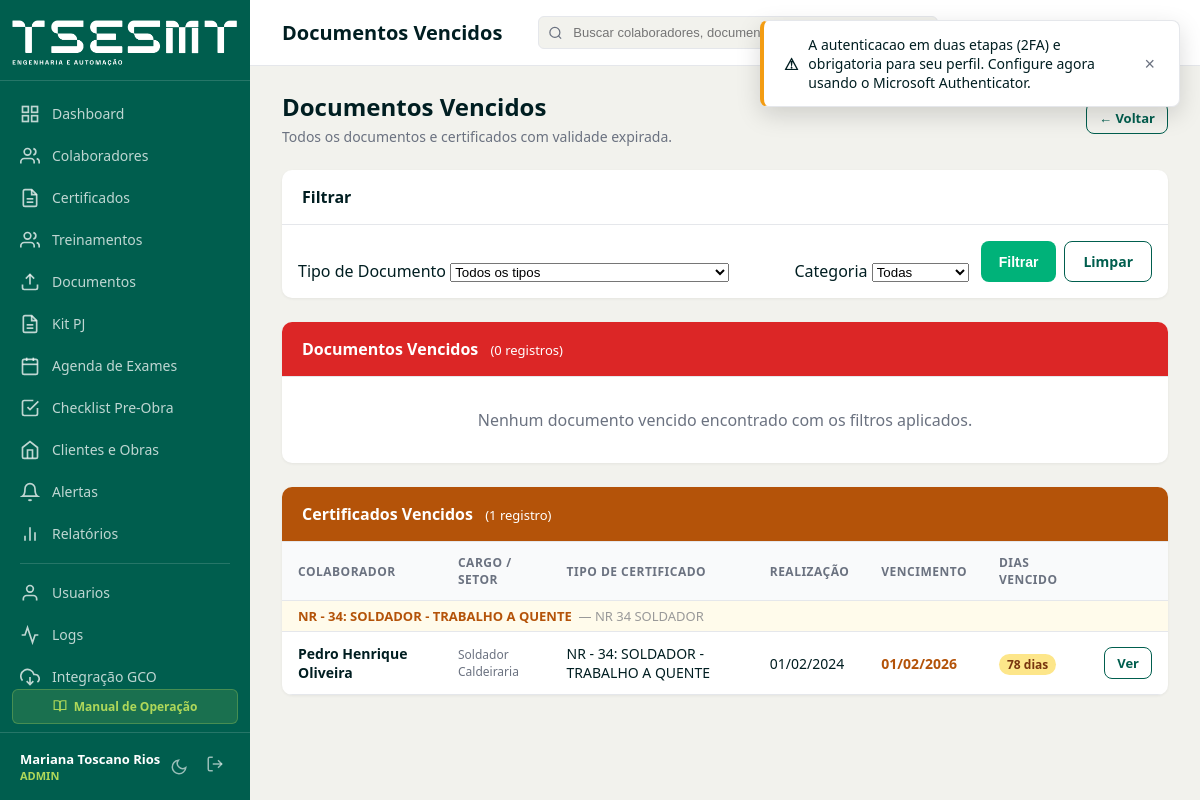
The page /relatorios/vencidos (signed in) on the database its author committed.
### tables this page shows
CREATE TABLE IF NOT EXISTS certificados (
    id INT AUTO_INCREMENT PRIMARY KEY,
    colaborador_id INT NOT NULL,
    tipo_certificado_id INT NOT NULL,
    data_realizacao DATE NOT NULL,
    data_emissao DATE NOT NULL,
    data_validade DATE NOT NULL,
    status ENUM('vigente','vencido','proximo_vencimento') NOT NULL DEFAULT 'vigente',
    criado_por INT NULL,
    criado_em DATETIME NOT NULL DEFAULT CURRENT_TIMESTAMP,
    atualizado_em DATETIME NOT NULL DEFAULT CURRENT_TIMESTAMP ON UPDATE CURRENT_TIMESTAMP,
     
    ministrante_id INT NULL,
     
    treinamento_id INT NULL,
     
    arquivo_assinado VARCHAR(500) NULL,
    assinado_em DATETIME NULL,
     
    excluido_em DATETIME NULL,
    FOREIGN KEY (colaborador_id) REFERENCES colaboradores(id) ON DELETE CASCADE,
    FOREIGN KEY (tipo_certificado_id) REFERENCES tipos_certificado(id) ON DELETE RESTRICT,
    FOREIGN KEY (criado_por) REFERENCES usuarios(id) ON DELETE SET NULL,
    INDEX idx_colaborador (colaborador_id),
    INDEX idx_tipo (tipo_certificado_id),
    INDEX idx_validade (data_validade),
    INDEX idx_status (status),
    INDEX idx_excluido_em (excluido_em)
);

CREATE TABLE IF NOT EXISTS tipos_certificado (
    id INT AUTO_INCREMENT PRIMARY KEY,
    codigo VARCHAR(50) NOT NULL UNIQUE,
    titulo VARCHAR(500) NOT NULL,
    duracao VARCHAR(20) NOT NULL DEFAULT '8h',
    validade_meses INT NOT NULL DEFAULT 12,
    tem_anuencia TINYINT(1) NOT NULL DEFAULT 0,
    tem_diego TINYINT(1) NOT NULL DEFAULT 0,
    conteudo_no_verso TINYINT(1) NOT NULL DEFAULT 0,
    conteudo_programatico TEXT NULL,
    ativo TINYINT(1) NOT NULL DEFAULT 1,
    criado_em DATETIME NOT NULL DEFAULT CURRENT_TIMESTAMP,
    atualizado_em DATETIME NOT NULL DEFAULT CURRENT_TIMESTAMP ON UPDATE CURRENT_TIMESTAMP,
    INDEX idx_codigo (codigo)
);

CREATE TABLE IF NOT EXISTS colaboradores (
    id INT AUTO_INCREMENT PRIMARY KEY,
    nome_completo VARCHAR(200) NOT NULL,
    cpf_encrypted VARCHAR(255) NULL,
    cpf_hash VARCHAR(64) NULL UNIQUE,
    data_nascimento DATE NULL,
    telefone VARCHAR(20) NULL,
    email VARCHAR(150) NULL,
    matricula VARCHAR(50) NULL,
    cargo VARCHAR(100) NULL,
    funcao VARCHAR(100) NULL,
    setor VARCHAR(100) NULL,
    cliente_id INT NULL,
    obra_id INT NULL,
    data_admissao DATE NULL,
    data_demissao DATE NULL,
    status ENUM('ativo','inativo','afastado') NOT NULL DEFAULT 'ativo',
    unidade VARCHAR(100) NULL,
     
    excluido_em DATETIME NULL,
    criado_em DATETIME NOT NULL DEFAULT CURRENT_TIMESTAMP,
    atualizado_em DATETIME NOT NULL DEFAULT CURRENT_TIMESTAMP ON UPDATE CURRENT_TIMESTAMP,
    FOREIGN KEY (cliente_id) REFERENCES clientes(id) ON DELETE SET NULL,
    FOREIGN KEY (obra_id) REFERENCES obras(id) ON DELETE SET NULL,
    INDEX idx_nome (nome_completo),
    INDEX idx_status (status),
    INDEX idx_cliente (cliente_id),
    INDEX idx_obra (obra_id),
    INDEX idx_cpf_hash (cpf_hash),
    INDEX idx_excluido_em (excluido_em)
);

### app/Views/relatorios/vencidos.php (the view, shortened to what the rows shown need)
<div style="display:flex; justify-content:space-between; align-items:center; margin-bottom:24px;">
    <div>
        <h2 style="margin:0;">Documentos Vencidos</h2>
        <p style="color:var(--c-gray); font-size:14px; margin:4px 0 0;">
            Todos os documentos e certificados com validade expirada.
        </p>
    </div>
    <a href="/relatorios" class="btn btn-outline btn-sm">← Voltar</a>
</div>
<div class="table-container" style="margin-bottom:24px;">
    <div class="table-header"><span class="table-title">Filtrar</span></div>
    <div style="padding:16px; display:flex; gap:16px; flex-wrap:wrap; align-items:flex-end;">
        <form method="GET" action="/relatorios/vencidos" style="display:flex; gap:12px; flex-wrap:wrap; align-items:flex-end; width:100%;">
            <div style="flex:1; min-width:220px;">
                <label class="form-label">Tipo de Documento</label>
                <select name="tipo_documento_id" class="form-input">
                    <option value="">Todos os tipos</option>
                </select>
            </div>
            <div style="min-width:160px;">
                <label class="form-label">Categoria</label>
                <select name="categoria" class="form-input">
                    <option value="">Todas</option>
                </select>
            </div>
            <div style="display:flex; gap:8px;">
                <button type="submit" class="btn btn-primary">Filtrar</button>
                <a href="/relatorios/vencidos" class="btn btn-outline">Limpar</a>
            </div>
        </form>
    </div>
</div>
<div class="table-container" style="margin-bottom:24px;">
    <div class="table-header" style="background:#dc2626;">
        <span class="table-title" style="color:#fff;">
            Documentos Vencidos
            <span style="font-weight:400; font-size:13px; margin-left:8px;">(<?= count($documentosVencidos) ?> registro<?= count($documentosVencidos) !== 1 ? 's' : '' ?>)</span>
        </span>
    </div>
    <?php if (empty($documentosVencidos)): ?>
    <div style="padding:32px; text-align:center; color:var(--c-gray);">
        Nenhum documento vencido encontrado com os filtros aplicados.
    </div>
    <?php endif; ?>
</div>
<?php if (!$tipoId):  ?>
<div class="table-container">
    <div class="table-header" style="background:#b45309;">
        <span class="table-title" style="color:#fff;">
            Certificados Vencidos
            <span style="font-weight:400; font-size:13px; margin-left:8px;">(<?= count($certificadosVencidos) ?> registro<?= count($certificadosVencidos) !== 1 ? 's' : '' ?>)</span>
        </span>
    </div>
    <?php if (empty($certificadosVencidos)): ?>
    <div style="padding:32px; text-align:center; color:var(--c-gray);">
        Nenhum certificado vencido encontrado.
    </div>
    <?php else: ?>
    <div style="overflow-x:auto;">
        <table class="data-table">
            <thead>
                <tr>
                    <th>Colaborador</th>
                    <th>Cargo / Setor</th>
                    <th>Tipo de Certificado</th>
                    <th>Realização</th>
                    <th>Vencimento</th>
                    <th>Dias Vencido</th>
                    <th></th>
                </tr>
            </thead>
            <tbody>
                <?php
                $tipoAtual = null;
                foreach ($certificadosVencidos as $cert):
                    if ($cert['tipo_titulo'] !== $tipoAtual):
                        $tipoAtual = $cert['tipo_titulo'];
                ?>
                <tr style="background:#fffbeb;">
                    <td colspan="7" style="font-weight:600; color:#b45309; font-size:13px; padding:6px 16px;">
                        <?= htmlspecialchars($tipoAtual ?? 'Sem tipo') ?>
                        <?php if (!empty($cert['tipo_codigo'])): ?>
                        <span style="color:#999; font-weight:400;">&nbsp;— <?= htmlspecialchars($cert['tipo_codigo']) ?></span>
                        <?php endif; ?>
                    </td>
                </tr>
                <?php endif; ?>
                <tr>
                    <td><strong><?= htmlspecialchars($cert['nome_completo']) ?></strong></td>
                    <td style="font-size:12px; color:var(--c-gray);">
                        <?= htmlspecialchars($cert['cargo'] ?? '') ?>
                        <?php if (!empty($cert['setor'])): ?><br><?= htmlspecialchars($cert['setor']) ?><?php endif; ?>
                    </td>
                    <td><?= htmlspecialchars($cert['tipo_titulo'] ?? '—') ?></td>
                    <td><?= $cert['data_realizacao'] ? date('d/m/Y', strtotime($cert['data_realizacao'])) : '—' ?></td>
                    <td style="color:#b45309; font-weight:600;">
                        <?= $cert['data_validade'] ? date('d/m/Y', strtotime($cert['data_validade'])) : '—' ?>
                    </td>
                    <td>
                        <?php $dias = (int)$cert['dias_vencido']; ?>
                        <span style="background:#fde68a; color:#78350f; padding:2px 8px; border-radius:12px; font-size:12px; font-weight:600; white-space:nowrap;">
                            <?= $dias ?> dia<?= $dias !== 1 ? 's' : '' ?>
                        </span>
                    </td>
                    <td>
                        <a href="/certificados/<?= $cert['id'] ?>" class="btn btn-outline btn-sm">Ver</a>
                    </td>
                </tr>
                <?php endforeach; ?>
            </tbody>
        </table>
    </div>
    <?php endif; ?>
</div>
<?php endif; ?>

### app/Core/Router.php (shortened to what the rows shown need)
<?php
class Router
{
    private array $routes = [];
    private function addRoute(string $method, string $path, array $handler, array $middleware): void
    {
        $pattern = preg_replace('/\{(\w+)\}/', '(?P<$1>[^/]+)', $path);
        $pattern = '#^' . $pattern . '$#';
        $this->routes[] = [
            'method'     => $method,
            'pattern'    => $pattern,
            'handler'    => $handler,
            'middleware'  => $middleware,
        ];
    }
    public function dispatch(): void
    {
        $method = $_SERVER['REQUEST_METHOD'];
        $uri = parse_url($_SERVER['REQUEST_URI'], PHP_URL_PATH);
        $uri = rtrim($uri, '/') ?: '/';
        foreach ($this->routes as $route) {
            if ($route['method'] !== $method) {
                continue;
            }
            if (preg_match($route['pattern'], $uri, $matches)) {
                $params = array_filter($matches, 'is_string', ARRAY_FILTER_USE_KEY);
                [$controllerName, $action] = $route['handler'];
                $controller = new $controllerClass();
                call_user_func_array([$controller, $action], array_values($params));
                return;
            }
        }
    }
}

### rows shown on the page
certificados: tipo_certificado.titulo "NR - 34: SOLDADOR - TRABALHO A QUENTE", tipo_certificado.codigo "NR 34 SOLDADOR", colaborador.nome_completo "Pedro Henrique Oliveira", colaborador.cargo "Soldador", colaborador.setor "Caldeiraria", data_realizacao "01/02/2024", data_validade "01/02/2026", dias "78"

### other values the page prints
count($documentosVencidos) "0"
count($certificadosVencidos) "1"
